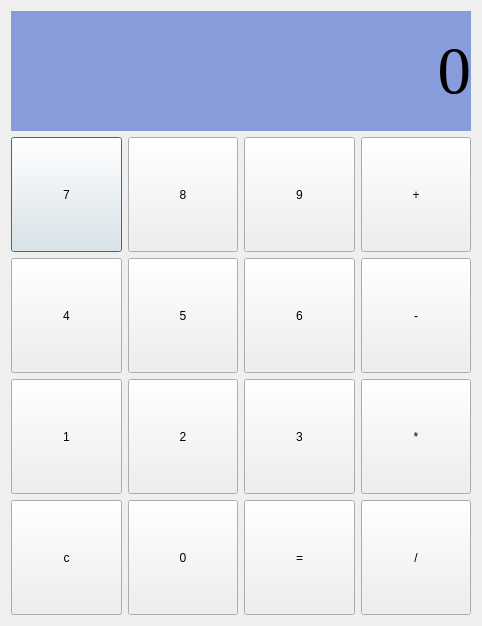
<?xml version="1.0" encoding="UTF-8"?>
<ui version="4.0">
 <class>caculator</class>
 <widget class="QDialog" name="caculator">
  <property name="geometry">
   <rect>
    <x>0</x>
    <y>0</y>
    <width>482</width>
    <height>626</height>
   </rect>
  </property>
  <property name="windowTitle">
   <string>Caculator</string>
  </property>
  <layout class="QVBoxLayout" name="verticalLayout" stretch="2,8">
   <item>
    <widget class="QLabel" name="lbl_display">
     <property name="font">
      <font>
       <family>Georgia</family>
       <pointsize>50</pointsize>
       <weight>50</weight>
       <italic>false</italic>
       <bold>false</bold>
      </font>
     </property>
     <property name="styleSheet">
      <string notr="true">background-color: rgb(136, 156, 220);
font: 50pt &quot;Georgia&quot;;
</string>
     </property>
     <property name="text">
      <string>0</string>
     </property>
     <property name="alignment">
      <set>Qt::AlignRight|Qt::AlignTrailing|Qt::AlignVCenter</set>
     </property>
    </widget>
   </item>
   <item>
    <layout class="QGridLayout" name="gridLayout">
     <item row="0" column="0">
      <widget class="QPushButton" name="btn_7">
       <property name="sizePolicy">
        <sizepolicy hsizetype="Expanding" vsizetype="Expanding">
         <horstretch>0</horstretch>
         <verstretch>0</verstretch>
        </sizepolicy>
       </property>
       <property name="text">
        <string>7</string>
       </property>
      </widget>
     </item>
     <item row="0" column="1">
      <widget class="QPushButton" name="btn_8">
       <property name="sizePolicy">
        <sizepolicy hsizetype="Expanding" vsizetype="Expanding">
         <horstretch>0</horstretch>
         <verstretch>0</verstretch>
        </sizepolicy>
       </property>
       <property name="text">
        <string>8</string>
       </property>
      </widget>
     </item>
     <item row="0" column="2">
      <widget class="QPushButton" name="btn_9">
       <property name="sizePolicy">
        <sizepolicy hsizetype="Expanding" vsizetype="Expanding">
         <horstretch>0</horstretch>
         <verstretch>0</verstretch>
        </sizepolicy>
       </property>
       <property name="text">
        <string>9</string>
       </property>
      </widget>
     </item>
     <item row="0" column="3">
      <widget class="QPushButton" name="btn_plus">
       <property name="sizePolicy">
        <sizepolicy hsizetype="Expanding" vsizetype="Expanding">
         <horstretch>0</horstretch>
         <verstretch>0</verstretch>
        </sizepolicy>
       </property>
       <property name="text">
        <string>+</string>
       </property>
      </widget>
     </item>
     <item row="1" column="0">
      <widget class="QPushButton" name="btn_4">
       <property name="sizePolicy">
        <sizepolicy hsizetype="Expanding" vsizetype="Expanding">
         <horstretch>0</horstretch>
         <verstretch>0</verstretch>
        </sizepolicy>
       </property>
       <property name="text">
        <string>4</string>
       </property>
      </widget>
     </item>
     <item row="1" column="1">
      <widget class="QPushButton" name="btn_5">
       <property name="sizePolicy">
        <sizepolicy hsizetype="Expanding" vsizetype="Expanding">
         <horstretch>0</horstretch>
         <verstretch>0</verstretch>
        </sizepolicy>
       </property>
       <property name="text">
        <string>5</string>
       </property>
      </widget>
     </item>
     <item row="1" column="2">
      <widget class="QPushButton" name="btn_6">
       <property name="sizePolicy">
        <sizepolicy hsizetype="Expanding" vsizetype="Expanding">
         <horstretch>0</horstretch>
         <verstretch>0</verstretch>
        </sizepolicy>
       </property>
       <property name="text">
        <string>6</string>
       </property>
      </widget>
     </item>
     <item row="1" column="3">
      <widget class="QPushButton" name="btn_minus">
       <property name="sizePolicy">
        <sizepolicy hsizetype="Expanding" vsizetype="Expanding">
         <horstretch>0</horstretch>
         <verstretch>0</verstretch>
        </sizepolicy>
       </property>
       <property name="text">
        <string>-</string>
       </property>
      </widget>
     </item>
     <item row="2" column="0">
      <widget class="QPushButton" name="btn_1">
       <property name="sizePolicy">
        <sizepolicy hsizetype="Expanding" vsizetype="Expanding">
         <horstretch>0</horstretch>
         <verstretch>0</verstretch>
        </sizepolicy>
       </property>
       <property name="text">
        <string>1</string>
       </property>
      </widget>
     </item>
     <item row="2" column="1">
      <widget class="QPushButton" name="btn_2">
       <property name="sizePolicy">
        <sizepolicy hsizetype="Expanding" vsizetype="Expanding">
         <horstretch>0</horstretch>
         <verstretch>0</verstretch>
        </sizepolicy>
       </property>
       <property name="text">
        <string>2</string>
       </property>
      </widget>
     </item>
     <item row="2" column="2">
      <widget class="QPushButton" name="btn_3">
       <property name="sizePolicy">
        <sizepolicy hsizetype="Expanding" vsizetype="Expanding">
         <horstretch>0</horstretch>
         <verstretch>0</verstretch>
        </sizepolicy>
       </property>
       <property name="text">
        <string>3</string>
       </property>
      </widget>
     </item>
     <item row="2" column="3">
      <widget class="QPushButton" name="btn_by">
       <property name="sizePolicy">
        <sizepolicy hsizetype="Expanding" vsizetype="Expanding">
         <horstretch>0</horstretch>
         <verstretch>0</verstretch>
        </sizepolicy>
       </property>
       <property name="text">
        <string>*</string>
       </property>
      </widget>
     </item>
     <item row="3" column="0">
      <widget class="QPushButton" name="btn_clear">
       <property name="sizePolicy">
        <sizepolicy hsizetype="Expanding" vsizetype="Expanding">
         <horstretch>0</horstretch>
         <verstretch>0</verstretch>
        </sizepolicy>
       </property>
       <property name="text">
        <string>c</string>
       </property>
      </widget>
     </item>
     <item row="3" column="1">
      <widget class="QPushButton" name="btn_0">
       <property name="sizePolicy">
        <sizepolicy hsizetype="Expanding" vsizetype="Expanding">
         <horstretch>0</horstretch>
         <verstretch>0</verstretch>
        </sizepolicy>
       </property>
       <property name="text">
        <string>0</string>
       </property>
      </widget>
     </item>
     <item row="3" column="2">
      <widget class="QPushButton" name="btn_equal">
       <property name="sizePolicy">
        <sizepolicy hsizetype="Expanding" vsizetype="Expanding">
         <horstretch>0</horstretch>
         <verstretch>0</verstretch>
        </sizepolicy>
       </property>
       <property name="text">
        <string>=</string>
       </property>
      </widget>
     </item>
     <item row="3" column="3">
      <widget class="QPushButton" name="btn_divide">
       <property name="sizePolicy">
        <sizepolicy hsizetype="Expanding" vsizetype="Expanding">
         <horstretch>0</horstretch>
         <verstretch>0</verstretch>
        </sizepolicy>
       </property>
       <property name="text">
        <string>/</string>
       </property>
      </widget>
     </item>
    </layout>
   </item>
  </layout>
 </widget>
 <layoutdefault spacing="6" margin="11"/>
 <resources/>
 <connections/>
</ui>
